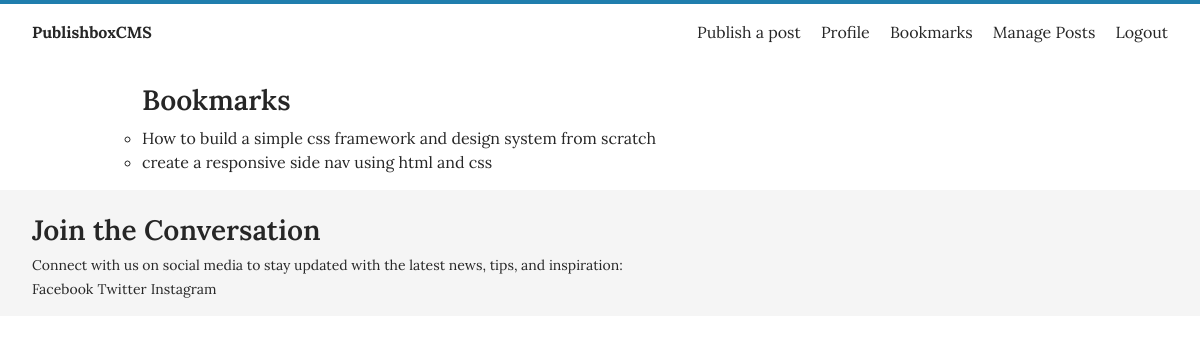
The app's page /post/favourites/ (signed in), older data.
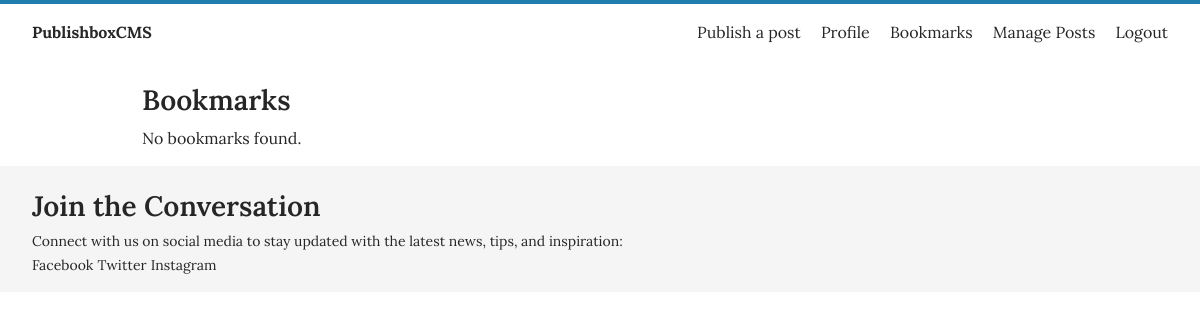
The same page, newer data.
### main/models.py (models this page shows, shortened)
class Post(models.Model):
    title = models.CharField(max_length=200)
    tags = TaggableManager()
    content = RichTextField(blank=True, null=True)
    image = models.ImageField(upload_to='static/images', blank=True, null=True)
    image_credit = models.URLField(null=True, help_text="paste or type the link(optional)", blank=True)
    author = models.ForeignKey(settings.AUTH_USER_MODEL, on_delete=models.CASCADE, related_name='post')
    slug = models.SlugField(max_length=100, unique=True)
    updated = models.DateTimeField(auto_now=True)
    date_created = models.DateTimeField(default=timezone.now)
    status = models.IntegerField(choices=STATUS, default=0)
    likes = models.ManyToManyField(User, related_name='liked_posts', blank=True)
    view_count = models.IntegerField(default=0)
    favourite = models.ManyToManyField(User, related_name='favourite', blank=True)
    def get_absolute_url(self):
        return reverse('blog:detail', args=[self.slug])
    class Meta:
        ordering = ['date_created']
        verbose_name = 'Post'
        verbose_name_plural = 'Posts'

### main/views.py (the view)
# urls.py: path('post/favourites/', views.favourite_post_list, name='favourite_post_list'),
@login_required
def favourite_post_list(request):
    user = request.user
    favourite_posts = user.favourite.all()
    context = {
        'favourite_posts': favourite_posts,
    }
    return render(request, 'main/favourite_posts.html', context)

### main/templates/main/favourite_posts.html
{% extends 'base.html' %}
{% block main %}
<main class="container-sm">
    <h2>Bookmarks</h2>
        <ul>
            {% for bookmark in favourite_posts %}
                <li>
                    <a href="{{ bookmark.get_absolute_url }}">{{ bookmark.title }}</a>
                </li>
                {% empty %}
                <p>No bookmarks found.</p>
            {% endfor %}
        </ul>
    </main>
{% endblock %}

Row changes from the older to the newer data that the page shows:
removed Post: title "How to build a simple css framework and design system from scratch"
no longer on this page (row edited): Post: title "create a responsive side nav using html and css"
Text that changed along with them:
text now shown: "No bookmarks found."
